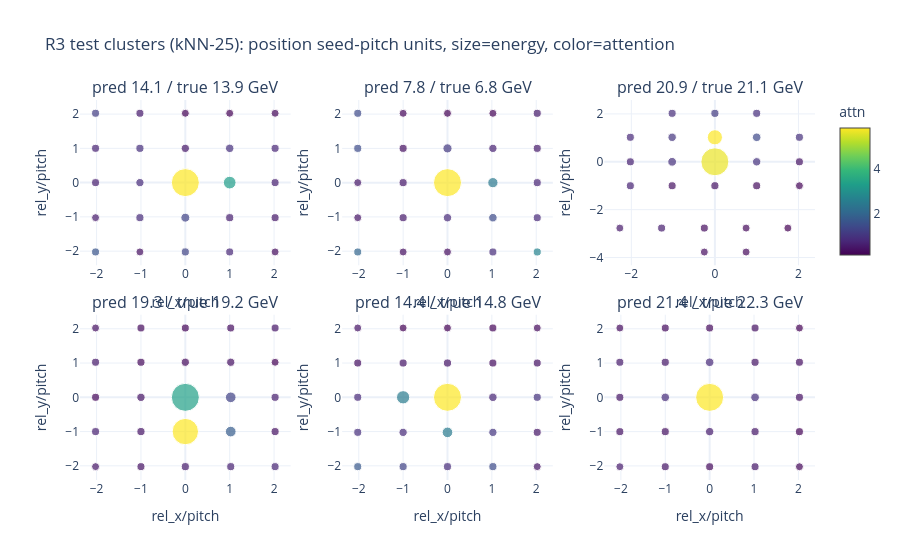

Notebook cell for this chart:
### Code cell
from plotly.subplots import make_subplots

picks = list(range(6))
titles = [f"pred {Epred[i]:.1f} / true {Et[rte[i]]:.1f} GeV" for i in picks]
fig = make_subplots(rows=2, cols=3, subplot_titles=titles, horizontal_spacing=0.07, vertical_spacing=0.13)
for n, i in enumerate(picks):
    t = raw_te[i]; L = t.shape[0]
    rx = t[:, 3]; ry = t[:, 4]; e = np.expm1(t[:, 0]); aw = recv[i, :L]
    fig.add_trace(go.Scatter(x=rx, y=ry, mode="markers",
                             marker=dict(size=8 + 20 * e / (e.max() + 1e-9), color=aw,
                                         colorscale="Viridis", showscale=(n == 0),
                                         colorbar=dict(title="attn", len=0.45, y=0.79)),
                             showlegend=False), row=n // 3 + 1, col=n % 3 + 1)
fig.update_layout(template="plotly_white", height=560,
                  title="R3 test clusters (kNN-25): position seed-pitch units, size=energy, color=attention")
fig.update_xaxes(title_text="rel_x/pitch"); fig.update_yaxes(title_text="rel_y/pitch")
fig.show()

### Figure 1 — Plotly figure (JSON) as saved in the notebook; plotly's stock layout.template omitted (floating-point values rounded to 4 significant figures)
{"data": [{"marker": {"color": [5.807, 0.4973, 3.261, 0.9028, 1.629, 0.5335, 0.3466, 0.8247, 1.295, 1.271, 0.7483, 0.6013, 0.2946, 0.4909, 0.5903, 0.656, 0.833, 0.8911, 0.6317, 0.7264, 1.143, 0.5168, 0.1395, 0.1522, 0.2165], "colorbar": {"len": 0.45, "title": {"text": "attn"}, "y": 0.79}, "colorscale": [[0, "#440154"], [0.1111, "#482878"], [0.2222, "#3e4989"], [0.3333, "#31688e"], [0.4444, "#26828e"], [0.5556, "#1f9e89"], [0.6667, "#35b779"], [0.7778, "#6ece58"], [0.8889, "#b5de2b"], [1, "#fde725"]], "showscale": true, "size": [28.0, 8.312, 12.7, 8.459, 8.027, 8.009, 8.002, 8.159, 8.163, 8.981, 8.045, 8.179, 8.0, 8.035, 8.029, 8.024, 8.253, 8.188, 8.047, 8.108, 8.023, 8.025, 8.0, 8.003, 8.0]}, "mode": "markers", "showlegend": false, "type": "scatter", "x": [0.0, 0.0, 1.0, 1.0, -2.023, -2.023, -1.023, -1.023, 0.0, 0.0, 1.0, 1.0, 2.023, 2.023, -2.023, -2.023, -1.023, -1.023, 2.023, 2.023, -2.023, -1.023, 0.0, 1.0, 2.023], "xaxis": "x", "y": [0.0, 1.0, 0.0, 1.0, -2.023, -1.023, -2.023, -1.023, -2.023, -1.023, -2.023, -1.023, -2.023, -1.023, 0.0, 1.0, 0.0, 1.0, 0.0, 1.0, 2.023, 2.023, 2.023, 2.023, 2.023], "yaxis": "y"}, {"marker": {"color": [0.484, 0.3603, 5.228, 1.015, 1.804, 0.4384, 0.3669, 0.5324, 0.3445, 0.7636, 0.8009, 1.343, 2.435, 0.7596, 0.4798, 1.329, 2.216, 0.6389, 0.6719, 0.5256, 1.318, 0.2526, 0.1765, 0.1888, 0.5263], "colorbar": {"len": 0.45, "title": {"text": "attn"}, "y": 0.79}, "colorscale": [[0, "#440154"], [0.1111, "#482878"], [0.2222, "#3e4989"], [0.3333, "#31688e"], [0.4444, "#26828e"], [0.5556, "#1f9e89"], [0.6667, "#35b779"], [0.7778, "#6ece58"], [0.8889, "#b5de2b"], [1, "#fde725"]], "showscale": false, "size": [8.149, 8.08, 28.0, 9.153, 8.024, 8.0, 8.0, 8.143, 8.007, 8.418, 8.051, 8.558, 8.097, 8.045, 8.01, 8.081, 10.26, 8.308, 8.06, 8.046, 8.025, 8.0, 8.001, 8.001, 8.083]}, "mode": "markers", "showlegend": false, "type": "scatter", "x": [-1.0, -1.0, 0.0, 0.0, -2.023, -2.023, -1.0, -1.0, 0.0, 0.0, 1.023, 1.023, 2.023, 2.023, -2.023, -2.023, 1.023, 1.023, 2.023, 2.023, -2.023, -1.0, 0.0, 1.023, 2.023], "xaxis": "x2", "y": [0.0, 1.0, 0.0, 1.0, -2.023, -1.023, -2.023, -1.023, -2.023, -1.023, -2.023, -1.023, -2.023, -1.023, 0.0, 1.0, 0.0, 1.0, 0.0, 1.0, 2.023, 2.023, 2.023, 2.023, 2.023], "yaxis": "y2"}, {"marker": {"color": [0.4202, 5.41, 0.3102, 0.9249, 0.5265, 0.5903, 0.3381, 0.3278, 0.2815, 0.2638, 0.1457, 0.6612, 0.6224, 0.3876, 0.8884, 0.1908, 0.4208, 0.7745, 0.9736, 0.835, 5.564, 1.081, 1.334, 0.8414, 0.8864], "colorbar": {"len": 0.45, "title": {"text": "attn"}, "y": 0.79}, "colorscale": [[0, "#440154"], [0.1111, "#482878"], [0.2222, "#3e4989"], [0.3333, "#31688e"], [0.4444, "#26828e"], [0.5556, "#1f9e89"], [0.6667, "#35b779"], [0.7778, "#6ece58"], [0.8889, "#b5de2b"], [1, "#fde725"]], "showscale": false, "size": [8.163, 28.0, 8.077, 8.38, 8.0, 8.019, 8.0, 8.022, 8.0, 8.008, 8.0, 8.031, 8.046, 8.042, 8.763, 8.004, 8.03, 8.042, 8.444, 8.064, 15.17, 8.155, 8.573, 8.078, 8.074]}, "mode": "markers", "showlegend": false, "type": "scatter", "x": [0.0, 0.0, 1.0, 1.0, -2.275, -1.275, -0.2531, -0.2531, 0.7469, 0.7469, 1.747, -2.023, -2.023, -1.023, -1.023, 2.023, 2.023, -2.023, -1.023, -1.023, 0.0, 0.0, 1.0, 1.0, 2.023], "xaxis": "x3", "y": [-1.0, 0.0, -1.0, 0.0, -2.769, -2.769, -3.769, -2.769, -3.769, -2.769, -2.769, -1.0, 0.0, -1.0, 0.0, -1.0, 0.0, 1.023, 1.023, 2.023, 1.023, 2.023, 1.023, 2.023, 1.023], "yaxis": "y3"}, {"marker": {"color": [0.5721, 0.5592, 6.372, 3.734, 0.5977, 0.5349, 0.6809, 0.7945, 0.8436, 0.77, 0.3428, 2.032, 1.45, 0.5228, 0.7319, 0.6552, 0.4943, 0.3912, 0.4018, 0.3946, 0.3186, 0.4998, 0.4511, 0.2504, 0.6045], "colorbar": {"len": 0.45, "title": {"text": "attn"}, "y": 0.79}, "colorscale": [[0, "#440154"], [0.1111, "#482878"], [0.2222, "#3e4989"], [0.3333, "#31688e"], [0.4444, "#26828e"], [0.5556, "#1f9e89"], [0.6667, "#35b779"], [0.7778, "#6ece58"], [0.8889, "#b5de2b"], [1, "#fde725"]], "showscale": false, "size": [8.201, 8.385, 26.35, 28.0, 8.0, 8.024, 8.151, 8.104, 8.034, 8.039, 8.019, 10.68, 10.67, 8.091, 8.11, 8.036, 8.008, 8.121, 8.021, 8.286, 8.026, 8.25, 8.04, 8.008, 8.024]}, "mode": "markers", "showlegend": false, "type": "scatter", "x": [-1.0, -1.0, 0.0, 0.0, -2.023, -1.0, 0.0, 1.023, 2.023, -2.023, -2.023, 1.023, 1.023, 2.023, 2.023, -2.023, -2.023, -1.0, -1.0, 0.0, 0.0, 1.023, 1.023, 2.023, 2.023], "xaxis": "x4", "y": [-1.0, 0.0, -1.0, 0.0, -2.023, -2.023, -2.023, -2.023, -2.023, -1.0, 0.0, -1.0, 0.0, -1.0, 0.0, 1.023, 2.023, 1.023, 2.023, 1.023, 2.023, 1.023, 2.023, 1.023, 2.023], "yaxis": "y4"}, {"marker": {"color": [2.427, 0.4738, 5.595, 0.4669, 1.665, 0.8681, 1.244, 0.8126, 0.8219, 2.398, 1.418, 1.014, 0.4395, 0.4716, 0.7804, 0.3739, 0.7161, 0.3359, 0.9269, 0.4131, 0.4441, 0.1806, 0.1658, 0.2429, 0.3036], "colorbar": {"len": 0.45, "title": {"text": "attn"}, "y": 0.79}, "colorscale": [[0, "#440154"], [0.1111, "#482878"], [0.2222, "#3e4989"], [0.3333, "#31688e"], [0.4444, "#26828e"], [0.5556, "#1f9e89"], [0.6667, "#35b779"], [0.7778, "#6ece58"], [0.8889, "#b5de2b"], [1, "#fde725"]], "showscale": false, "size": [13.25, 8.121, 28.0, 8.221, 8.038, 8.045, 8.149, 8.33, 8.101, 10.59, 8.168, 8.294, 8.006, 8.025, 8.066, 8.018, 8.495, 8.081, 8.121, 8.023, 8.0, 8.002, 8.008, 8.014, 8.004]}, "mode": "markers", "showlegend": false, "type": "scatter", "x": [-1.0, -1.0, 0.0, 0.0, -2.023, -2.023, -1.0, -1.0, 0.0, 0.0, 1.023, 1.023, 2.023, 2.023, -2.023, -2.023, 1.023, 1.023, 2.023, 2.023, -2.023, -1.0, 0.0, 1.023, 2.023], "xaxis": "x5", "y": [0.0, 1.0, 0.0, 1.0, -2.023, -1.023, -2.023, -1.023, -2.023, -1.023, -2.023, -1.023, -2.023, -1.023, 0.0, 1.0, 0.0, 1.0, 0.0, 1.0, 2.023, 2.023, 2.023, 2.023, 2.023], "yaxis": "y5"}, {"marker": {"color": [0.6008, 1.276, 0.883, 8.424, 0.8616, 0.7022, 0.466, 0.7424, 0.3677, 0.6469, 0.7003, 0.7463, 1.308, 0.2919, 0.6039, 0.8343, 0.5062, 0.7414, 0.4999, 1.201, 0.4711, 0.6728, 0.625, 0.5642, 0.2624], "colorbar": {"len": 0.45, "title": {"text": "attn"}, "y": 0.79}, "colorscale": [[0, "#440154"], [0.1111, "#482878"], [0.2222, "#3e4989"], [0.3333, "#31688e"], [0.4444, "#26828e"], [0.5556, "#1f9e89"], [0.6667, "#35b779"], [0.7778, "#6ece58"], [0.8889, "#b5de2b"], [1, "#fde725"]], "showscale": false, "size": [8.078, 8.547, 8.43, 28.0, 8.003, 8.019, 8.025, 8.027, 8.001, 8.011, 8.03, 8.16, 8.672, 8.011, 8.038, 8.026, 8.001, 8.163, 8.015, 8.62, 8.033, 8.177, 8.057, 8.028, 8.001]}, "mode": "markers", "showlegend": false, "type": "scatter", "x": [-1.0, -1.0, 0.0, 0.0, -2.023, -1.0, 0.0, 1.023, 2.023, -2.023, -2.023, 1.023, 1.023, 2.023, 2.023, -2.023, -2.023, -1.0, -1.0, 0.0, 0.0, 1.023, 1.023, 2.023, 2.023], "xaxis": "x6", "y": [-1.0, 0.0, -1.0, 0.0, -2.023, -2.023, -2.023, -2.023, -2.023, -1.0, 0.0, -1.0, 0.0, -1.0, 0.0, 1.023, 2.023, 1.023, 2.023, 1.023, 2.023, 1.023, 2.023, 1.023, 2.023], "yaxis": "y6"}], "layout": {"annotations": [{"font": {"size": 16}, "showarrow": false, "text": "pred 14.1 / true 13.9 GeV", "x": 0.1433, "xanchor": "center", "xref": "paper", "y": 1, "yanchor": "bottom", "yref": "paper"}, {"font": {"size": 16}, "showarrow": false, "text": "pred 7.8 / true 6.8 GeV", "x": 0.5, "xanchor": "center", "xref": "paper", "y": 1, "yanchor": "bottom", "yref": "paper"}, {"font": {"size": 16}, "showarrow": false, "text": "pred 20.9 / true 21.1 GeV", "x": 0.8567, "xanchor": "center", "xref": "paper", "y": 1, "yanchor": "bottom", "yref": "paper"}, {"font": {"size": 16}, "showarrow": false, "text": "pred 19.3 / true 19.2 GeV", "x": 0.1433, "xanchor": "center", "xref": "paper", "y": 0.435, "yanchor": "bottom", "yref": "paper"}, {"font": {"size": 16}, "showarrow": false, "text": "pred 14.4 / true 14.8 GeV", "x": 0.5, "xanchor": "center", "xref": "paper", "y": 0.435, "yanchor": "bottom", "yref": "paper"}, {"font": {"size": 16}, "showarrow": false, "text": "pred 21.4 / true 22.3 GeV", "x": 0.8567, "xanchor": "center", "xref": "paper", "y": 0.435, "yanchor": "bottom", "yref": "paper"}], "height": 560, "title": {"text": "R3 test clusters (kNN-25): position seed-pitch units, size=energy, color=attention"}, "xaxis": {"anchor": "y", "domain": [0, 0.2867], "title": {"text": "rel_x/pitch"}}, "xaxis2": {"anchor": "y2", "domain": [0.3567, 0.6433], "title": {"text": "rel_x/pitch"}}, "xaxis3": {"anchor": "y3", "domain": [0.7133, 1], "title": {"text": "rel_x/pitch"}}, "xaxis4": {"anchor": "y4", "domain": [0, 0.2867], "title": {"text": "rel_x/pitch"}}, "xaxis5": {"anchor": "y5", "domain": [0.3567, 0.6433], "title": {"text": "rel_x/pitch"}}, "xaxis6": {"anchor": "y6", "domain": [0.7133, 1], "title": {"text": "rel_x/pitch"}}, "yaxis": {"anchor": "x", "domain": [0.565, 1], "title": {"text": "rel_y/pitch"}}, "yaxis2": {"anchor": "x2", "domain": [0.565, 1], "title": {"text": "rel_y/pitch"}}, "yaxis3": {"anchor": "x3", "domain": [0.565, 1], "title": {"text": "rel_y/pitch"}}, "yaxis4": {"anchor": "x4", "domain": [0, 0.435], "title": {"text": "rel_y/pitch"}}, "yaxis5": {"anchor": "x5", "domain": [0, 0.435], "title": {"text": "rel_y/pitch"}}, "yaxis6": {"anchor": "x6", "domain": [0, 0.435], "title": {"text": "rel_y/pitch"}}}}
